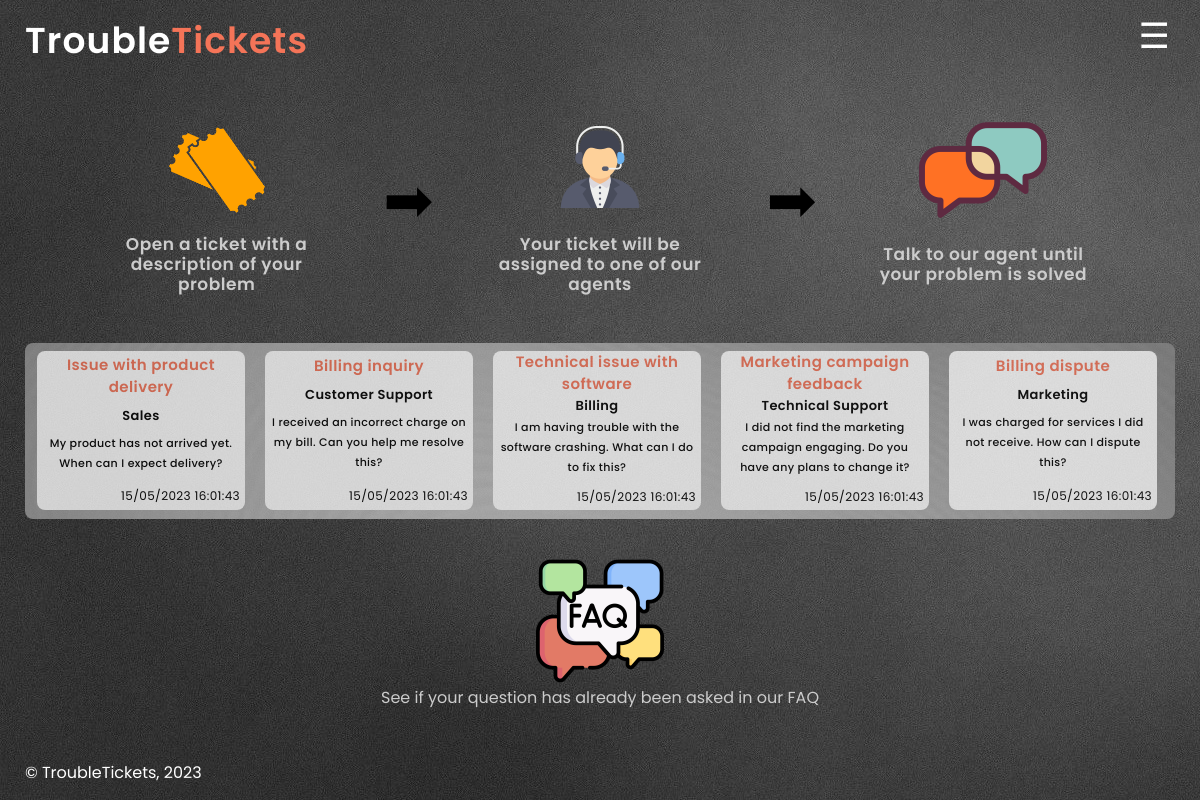
The app's page /pages/index.php, older data.
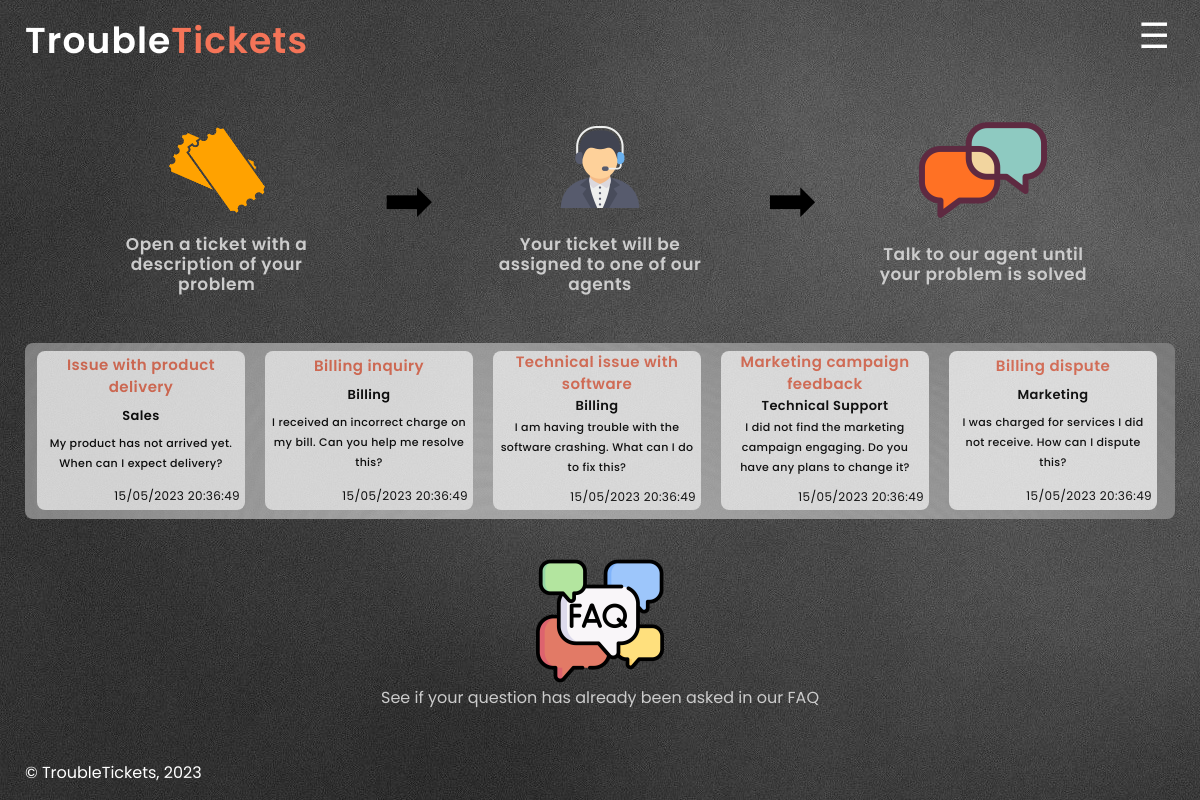
The same page, newer data.
### tables this page shows
CREATE TABLE TICKETS (
ticket_id INTEGER PRIMARY KEY AUTOINCREMENT,
agent_id INTEGER,
client_id INTEGER NOT NULL,
department_id INTEGER NOT NULL,
status VARCHAR(255) CHECK( status IN ('Open','Closed','Not Assigned') ) NOT NULL,
title VARCHAR(255) NOT NULL,
FOREIGN KEY(department_id) REFERENCES DEPARTMENTS(department_id),
FOREIGN KEY(client_id) REFERENCES CLIENTS(client_id),
FOREIGN KEY(agent_id) REFERENCES AGENTS(agent_id)
);

CREATE TABLE DEPARTMENTS (
department_id INTEGER PRIMARY KEY AUTOINCREMENT,
department_name VARCHAR(255) NOT NULL
);

CREATE TABLE MESSAGES (
message_id INTEGER PRIMARY KEY AUTOINCREMENT,
ticket_id INTEGER NOT NULL,
message_content VARCHAR(255) NOT NULL,
date_created TIMESTAMP DEFAULT CURRENT_TIMESTAMP NOT NULL,
client_id INTEGER NOT NULL,
FOREIGN KEY(ticket_id) REFERENCES TICKETS(ticket_id),
FOREIGN KEY(client_id) REFERENCES CLIENTS(client_id)
);

### pages/index.php (called while the page is built, shortened)
<?php declare(strict_types=1);
require_once(__DIR__ . '/../templates/normal.php');
require_once(__DIR__ . '/../templates/main_template.php');
$session = new Session();
output_header($session);
output_main_page($session);
output_footer();
?>

### database/ticket.class.php (called while the page is built, shortened)
<?php
class Ticket
{
    public function __construct(int $id, ?int $agent_id, int $client_id, int $department_id, string $status, string $title)
    {
        $this->id = $id;
        $this->department_id = $department_id;
        $this->title = $title;
    }
    static function getTickets(PDO $db, int $count): array
    {
        $stmt = $db->prepare('SELECT ticket_id, agent_id, client_id, department_id, status, title FROM TICKETS LIMIT ?');
        $stmt->execute(array($count));
        $tickets = array();
        while ($ticket = $stmt->fetch()) {
            $tickets[] = new Ticket(
                $ticket['ticket_id'],
                $ticket['agent_id'] ?? null,
                $ticket['client_id'],
                $ticket['department_id'],
                $ticket['status'],
                $ticket['title']
            );
        }
        return $tickets;
    }
}

### database/department.class.php (called while the page is built, shortened)
<?php
class Department
{
    public function __construct(int $id, string $name)
    {
        $this->name = (string) $name;
    }
    static function getDepartmentById(PDO $db, int $id): ?Department
    {
        $stmt = $db->prepare('SELECT department_id, department_name FROM DEPARTMENTS WHERE department_id = ?');
        $stmt->execute(array($id));
        $department = $stmt->fetch();
        if ($department) {
            return new Department(
                intval($department['department_id']),
                $department['department_name']
            );
        } else {
            return null;
        }
    }
}
?>

### database/messages.class.php (called while the page is built, shortened)
<?php
class Message
{
    public function __construct(int $id, int $ticket_id, int $client_id, string $message, DateTime $date_created)
    {
        $this->ticket_id = $ticket_id;
        $this->message = $message;
        $this->date_created = $date_created;
    }
    static function getMessages(PDO $db, int $count): array
    {
        $stmt = $db->prepare(
            'SELECT message_id, ticket_id, client_id, message_content, date_created FROM MESSAGES LIMIT ?'
        );
        $stmt->execute(array($count));
        $messages = array();
        while ($message = $stmt->fetch()) {
            $messages[] = new Message(
                $message['message_id'],
                $message['ticket_id'],
                $message['client_id'],
                $message['message_content'],
                new DateTime($message['date_created']),
            );
        }
        return $messages;
    }
}
?>

### templates/main_template.php (the view, shortened to what this page needs)
<?php
function output_main_page(Session $session)
{ ?>
    <?php
    require_once(__DIR__ . '/../database/connection.db.php');
    require_once(__DIR__ . '/../database/ticket.class.php');
    require_once(__DIR__ . '/../database/messages.class.php');
    require_once(__DIR__ . '/../database/department.class.php');
    $db = getDataBaseConnection();
    $recentTickets = Ticket::getTickets($db, 10);
    $messages = Message::getMessages($db, 10);
    $message_to_use = new Message(0, 0, 0, '0', new DateTime());
    ?>
    <section id='main-page' class='main-page'>
        <div class='steps'>
            <div class='step'>
                <a href='/pages/newTicket.php'>
                    <img src='/images/ticket.png' alt='ticket image'></a>
                <p>Open a ticket with a description of your problem</p>
            </div>
            <span class='arrow'></span>
            <div class='step'>
                <img src='/images/agent.png' alt='assigned image'>
                <p>Your ticket will be assigned to one of our agents</p>
            </div>
            <span class='arrow'></span>
            <div class='step'>
                <img src='/images/chat.png' alt='chat image'>
                <p>Talk to our agent until your problem is solved</p>
            </div>
        </div>
        <div class="tickets">
            <?php
            foreach ($recentTickets as $ticket) { ?>
                <a href="../pages/message.php?id=<?= urlencode(strval($ticket->id)) ?>" class='ticket'>
                    <h4><?php echo $ticket->title
                        ?> </h4>
                    <h5><?php echo Department::getDepartmentById($db, $ticket->department_id)->name; ?></h5>
                    <?php foreach ($messages as $message) {
                        if ($message->ticket_id == $ticket->id) { ?>
                            <p> <?php echo substr($message->message, 0, 200);
                                $message_to_use = $message; ?></p>
                    <?php break;
                        }
                    } ?>
                    <h6><?php echo  $message_to_use->date_created->format('d/m/Y H:i:s') ?></h6>
                </a>
            <?php } ?>
        </div>
        <article class='faq'>
            <a href='../pages/faq.php'><img src='/images/faq.png' alt='ticket image'></a>
            <a href='../pages/faq.php'>See if your question has already been asked in our FAQ</a>
        </article>
    </section>
<?php
}
?>

### templates/normal.php (shortened to what this page needs)
<?php
function output_header(Session $session)
{ ?>
  <!DOCTYPE html>
  <html lang="en-US">
  <head>
    <link href="../css/style.css" rel="stylesheet">
    <link href="../css/text.css" rel="stylesheet">
    <link href="../css/layout.css" rel="stylesheet">
    <link href="../css/responsive.css" rel="stylesheet">
  </head>
  <body>
    <header>
      <h1><a href="../pages/index.php">Trouble</a><a href="../pages/index.php">Tickets</a></h1>
    </header>
    <label class="sidebar" for="sidebar"></label>
  <?php } ?>
  <?php
  function output_footer()
  { ?>
    <footer>
      <p>&copy; TroubleTickets, 2023</p>
    </footer>
  </body>
  </html>
<?php } ?>

### css/style.css (style rules this page uses)
* { max-width: 100%; max-height: 100%; }
html { background-image: url('/images/grey.jpg'); }
header>h1>a:first-child { color: #ffffff; }
header>h1>a:last-of-type { color: #F47458; }
a { text-decoration: none; }
.sidebar::after { content: "\2630"; color: white; font-size: 35px; }
div.tickets { background-image: url('/images/lightgrey.jpg'); background-size: cover; background-repeat: no-repeat; background-position: center center; margin-right: 25px; border-radius: 8px; }
a.ticket { background-color: #FFFFFF; }
div.step { background-size: cover; background-repeat: no-repeat; background-position: center center; border-radius: 8px; }
div.step { width: 30em; }
div.step img, article.faq img { display: flex; height: 8em; width: 8em; margin-left: auto; margin-right: auto; }
article.faq a { margin: auto; color: #cccccc; word-wrap: break-word; text-align: center; width: 75%; }
span.arrow::after { content: "\27A1"; }
span.arrow { align-self: center; font-size: 60px; padding: 10px; }
div.step p { margin: auto; color: #cccccc; word-wrap: break-word; text-align: center; width: 75%; }
label { cursor: pointer; }
section { padding-left: 25px; padding-top: 15px; }
div.tickets { border-radius: 8px; background-color: #CFCFCF; opacity: 78%; margin-right: 25px; }
a.ticket { background-color: white; border-radius: 8px; }
a.ticket h4 { margin: auto; text-align: center; color: #F47458; }
a.ticket p { margin: auto; margin-left: 5px; margin-right: 5px; ; color: black; word-wrap: break-word; text-align: center; }
a.ticket h5 { margin: auto; text-align: center; color: #000000; }
a.ticket h6 { display: flex; margin-right: 5px; margin-bottom: 4px; margin-top: 10px; color: black; word-wrap: break-word; justify-content: end; }
footer { color: white; }
a { color: inherit; }

### css/text.css (style rules this page uses)
* { font-family: 'Poppins', sans-serif; font-style: normal; }
header>h1 { font-weight: 600; font-size: 36px; line-height: 22px; letter-spacing: 0.03em; }
section p { font-weight: 600; font-size: 17px; line-height: 20px; letter-spacing: 0.03em; }
h4 { font-weight: 600; font-size: 18px; line-height: 22px; letter-spacing: 0.03em; }
a.ticket h4 { font-weight: 600; font-size: 15px; line-height: 22px; letter-spacing: 0.03em; }
a.ticket h5 { font-weight: 600; font-size: 13px; line-height: 22px; letter-spacing: 0.03em; }
a.ticket p { font-weight: 500; font-size: 11px; line-height: 20px; letter-spacing: 0.03em; }
a.ticket h6 { font-weight: 400; font-size: 12px; line-height: 20px; letter-spacing: 0.03em; }
footer { font-weight: 400; font-size: 16px; line-height: 22px; }

### css/layout.css (style rules this page uses)
body { display: grid; grid-template-columns: 75% 10% 15%; grid-template-rows: 0.7fr 1fr 1fr 5.5fr 0.8fr; max-width: 120em; min-width: 20em; margin: 0 auto; max-height: 100%; min-height: 100vh; overflow-x: hidden; overflow-y: auto; }
header { display: flex; grid-row: 1/2; }
header>h1 { display: flex; justify-content: left; align-items: end; margin-bottom: 10px; margin-left: 25px; }
input#sidebar:not(:checked)+.sidebar { display: flex; grid-column: 2/-1; grid-row: 1/2; justify-self: end; align-self: end; padding-right: 30px; }
section { display: flex; flex-direction: column; grid-column: 1/-1; grid-row: 2/5; }
section#main-page { padding-left: 0px; }
section#main-page div.steps { display: flex; flex-direction: row; margin-right: auto; margin-left: auto; justify-content: space-between; width: 90%; margin-top: auto; margin-bottom: auto; }
section#main-page div.step { display: flex; flex-direction: column; padding: 10px; }
section#main-page div.tickets { margin-top: auto; margin-bottom: auto; margin-left: 25px; }
article.faq { display: flex; flex-direction: column; margin-top: auto; margin-bottom: auto; }
article.faq a { margin-right: auto; margin-left: auto; }
div.tickets { display: flex; min-height: 10em; align-items: center; }
a.ticket { display: flex; flex-direction: column; margin: 8px; margin-left: 12px; width: 13em; height: 90%; }
footer { display: inline-flex; width: 100%; grid-row: 5/-1; grid-column: 1/2; justify-self: left; align-self: end; padding-left: 25px; }
footer p { height: 100%; display: flex; justify-content: left; align-items: flex-end; }

Row changes from the older to the newer data that the page shows:
changed tickets "Issue with product delivery": format "15/05/2023 16:01:43" → "15/05/2023 20:36:49"
changed tickets "Billing inquiry": department.department_name "Customer Support" → "Billing"; format "15/05/2023 16:01:43" → "15/05/2023 20:36:49"
changed tickets "Technical issue with software": format "15/05/2023 16:01:43" → "15/05/2023 20:36:49"
changed tickets "Marketing campaign feedback": format "15/05/2023 16:01:43" → "15/05/2023 20:36:49"
computed for tickets "Billing dispute": format "15/05/2023 16:01:43" → "15/05/2023 20:36:49"
